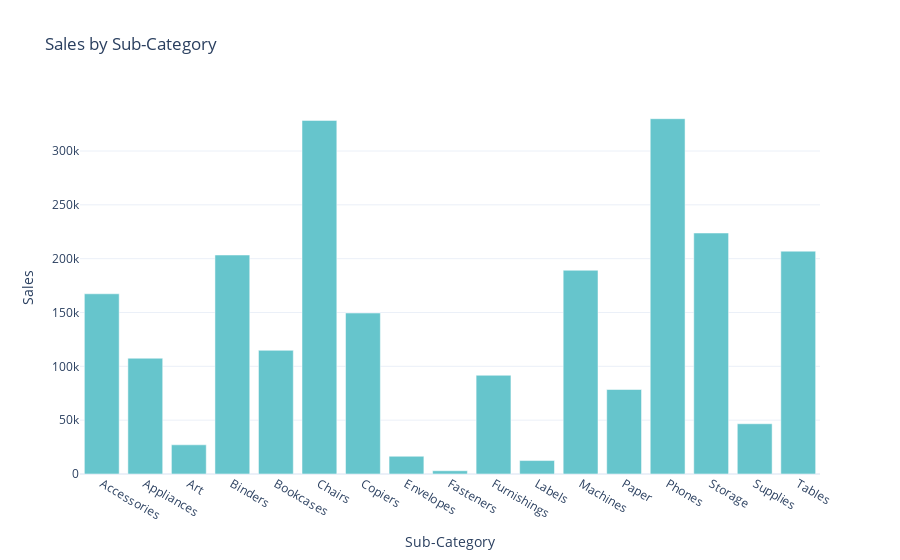

The cell this chart's notebook holds for it:
### Markdown cell above
![green-divider](https://user-images.githubusercontent.com/7065401/52071924-c003ad80-2562-11e9-8297-1c6595f8a7ff.png)
## Let's take a look at the sales by sub-category

### Code cell
sales_by_subcategory = df.groupby('Sub-Category')['Sales'].sum().reset_index()
fig = px.bar(sales_by_subcategory, 
             x='Sub-Category', 
             y='Sales', 
             title='Sales by Sub-Category', 
            color_discrete_sequence=px.colors.qualitative.Pastel)
fig.show()

### Figure 1 — Plotly figure (JSON) as saved in the notebook; plotly's stock layout.template omitted (floating-point values rounded to 4 significant figures)
{"data": [{"alignmentgroup": "True", "hovertemplate": "Sub-Category=%{x}<br>Sales=%{y}<extra></extra>", "legendgroup": "", "marker": {"color": "rgb(102, 197, 204)", "pattern": {"shape": ""}}, "name": "", "offsetgroup": "", "orientation": "v", "showlegend": false, "textposition": "auto", "type": "bar", "x": ["Accessories", "Appliances", "Art", "Binders", "Bookcases", "Chairs", "Copiers", "Envelopes", "Fasteners", "Furnishings", "Labels", "Machines", "Paper", "Phones", "Storage", "Supplies", "Tables"], "xaxis": "x", "y": [167400.0, 107500.0, 27120.0, 203400.0, 114900.0, 328400.0, 149500.0, 16480.0, 3024.0, 91710.0, 12490.0, 189200.0, 78480.0, 330000.0, 223800.0, 46670.0, 207000.0], "yaxis": "y"}], "layout": {"autosize": true, "barmode": "relative", "legend": {"tracegroupgap": 0}, "title": {"text": "Sales by Sub-Category"}, "xaxis": {"anchor": "y", "autorange": true, "domain": [0, 1], "range": [-0.5, 16.5], "title": {"text": "Sub-Category"}, "type": "category"}, "yaxis": {"anchor": "x", "autorange": true, "domain": [0, 1], "range": [0, 347400.0], "title": {"text": "Sales"}, "type": "linear"}}}
